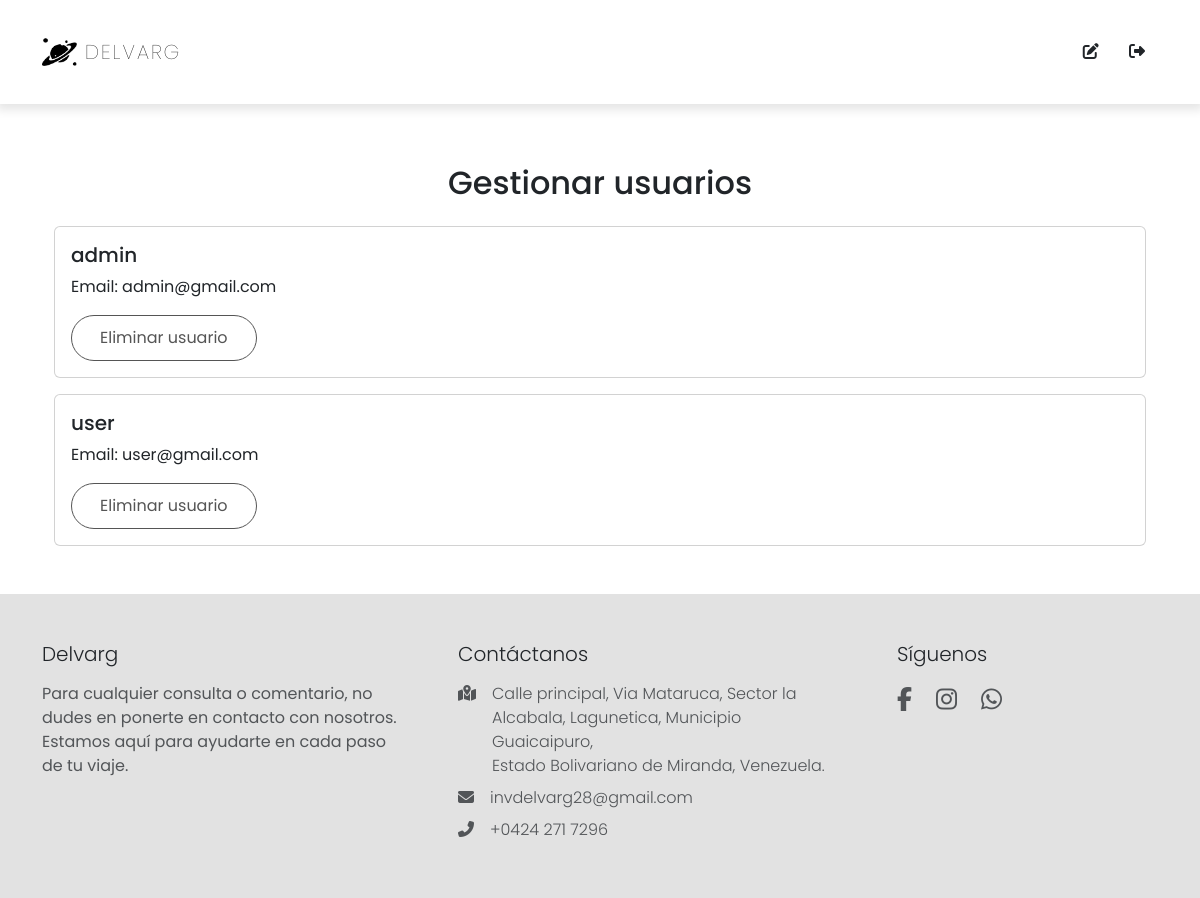
Before: /manage_users (signed in) with the older database file.
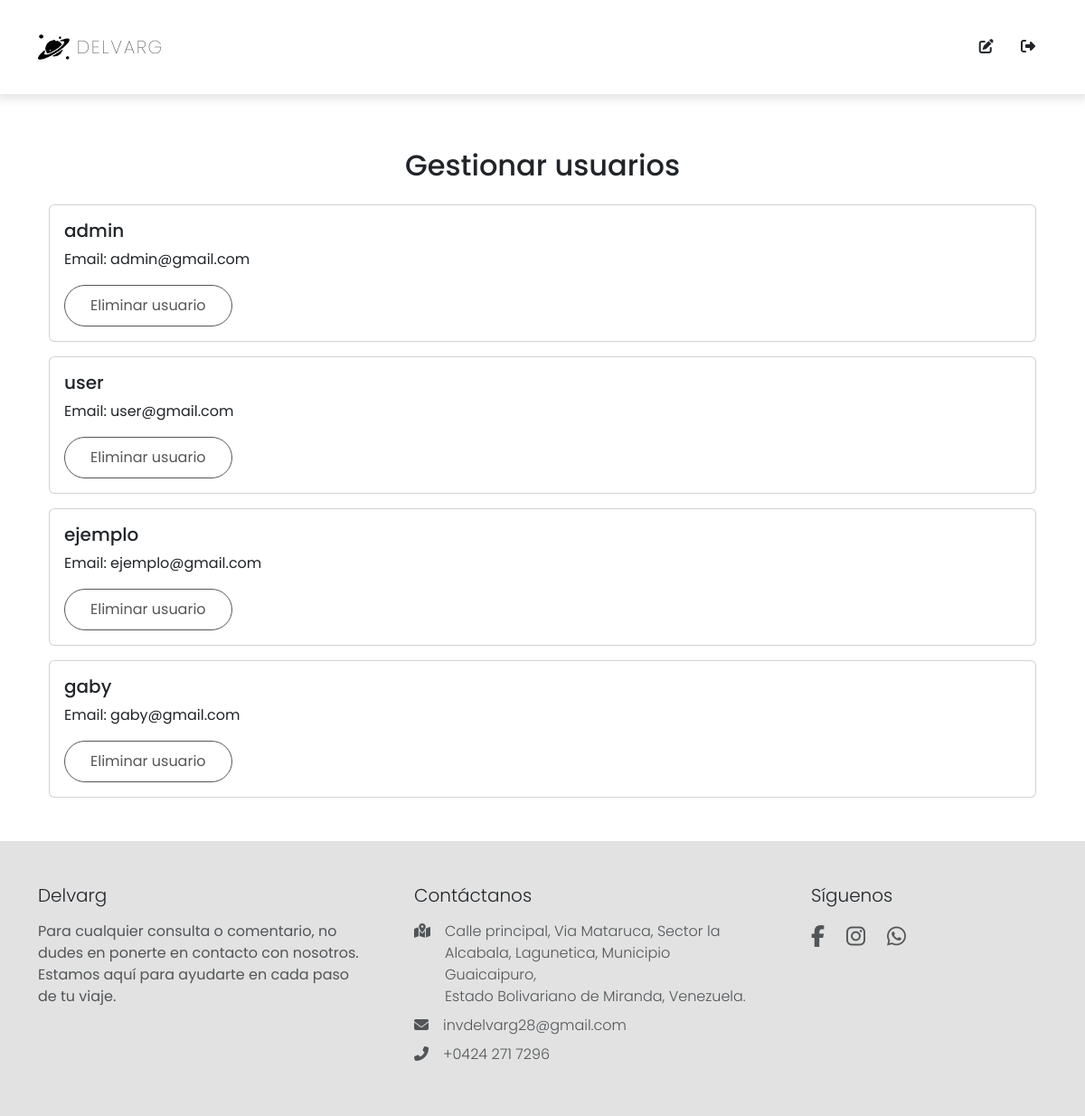
After: the same page with the newer database file.
### website/models.py (models this page shows)
class User(db.Model, UserMixin):
    id = db.Column(db.Integer, primary_key=True)
    email = db.Column(db.String(150), unique=True)
    username = db.Column(db.String(150))
    password = db.Column(db.String(150))
    cart_info = db.relationship("Cart")
    heart_info = db.relationship("Heart")

### website/views.py (the view)
@views.route("/manage_users", methods=["GET", "POST"])
@login_required
@admin_id_required
def manage_users():
    nobars = True
    try:
        users = User.query.all()
    except SQLAlchemyError as e:
        print("Database error:", str(e))
        users = []
    if request.method == "POST":
        user_id = request.form.get("user_id")
        if user_id:
            try:
                user = User.query.get(user_id)
                if user:
                    db.session.delete(user)
                    db.session.commit()
                else:
                    pass
            except SQLAlchemyError as e:
                print("Database error:", str(e))
    else:
        return render_template(
            "manage_users.html", users=users, user=current_user, nobars=nobars
        )

### website/__init__.py (called while the page is built)
def create_app():
    app = Flask(__name__)
    app.config["SECRET_KEY"] = "tuve fe chamo"
    app.config["SQLALCHEMY_DATABASE_URI"] = f"sqlite:///{DB_NAME}"
    db.init_app(app)
    from .views import views
    from .auth import auth
    app.register_blueprint(views, url_prefix="/")
    app.register_blueprint(auth, url_prefix="/")
    from .models import User, Cart
    with app.app_context():
        db.create_all()
    login_manager = LoginManager()
    login_manager.login_view = "auth.login"
    login_manager.init_app(app)
    @login_manager.user_loader
    def load_user(id):
        return User.query.get(int(id))
    return app

### website/auth.py (called while the page is built)
def admin_id_required(f):
    @wraps(f)
    def decorated_function(*args, **kwargs):
        user = current_user
        if not user:
            flash("No tan rapido vaquero.", "danger")
            return redirect(url_for("login"))
        expected_user_id = 1
        if user.id != expected_user_id:
            flash("Nu-uh.", "danger")
            return redirect(url_for("views.home"))
        return f(*args, **kwargs)
    return decorated_function

### website/templates/manage_users.html (shortened to what this page needs)
{% extends "base.html" %} {% block title %}Editar producto{% endblock %} {%
block content %}
<div class="container mb-5">
  <h2 class="text-center my-4" style="padding-top: 140px">
    Gestionar usuarios
  </h2>
  {% for user in users %}
  <div class="card mb-3">
    <div class="card-body">
      <h5 class="card-title">{{ user.username }}</h5>
      <p class="card-text">Email: {{ user.email }}</p>
      <form method="POST">
        <button type="submit" class="btn btn-danger">Eliminar usuario</button>
      </form>
    </div>
  </div>
  {% endfor %}
</div>
{% endblock %}

Changed rows visible on the page:
added User: username "ejemplo", email "ejemplo@gmail.com"
added User: username "gaby", email "gaby@gmail.com"
